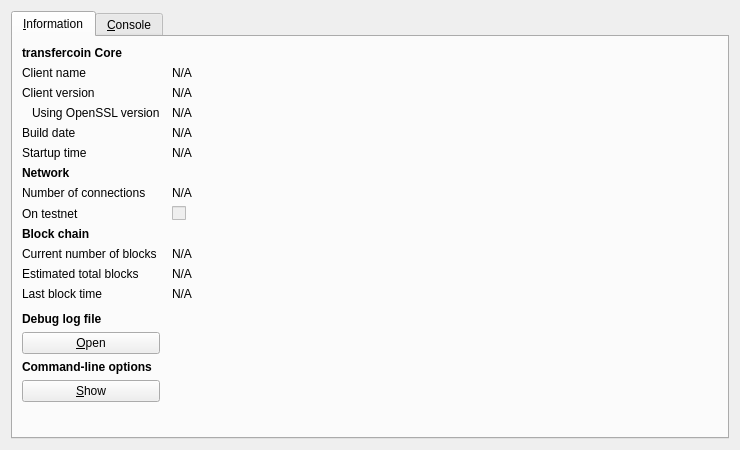
<?xml version="1.0" encoding="UTF-8"?>
<ui version="4.0">
 <class>RPCConsole</class>
 <widget class="QDialog" name="RPCConsole">
  <property name="geometry">
   <rect>
    <x>0</x>
    <y>0</y>
    <width>740</width>
    <height>450</height>
   </rect>
  </property>
  <property name="windowTitle">
   <string>transfercoin - Debug window</string>
  </property>
  <layout class="QVBoxLayout" name="verticalLayout_2">
   <item>
    <widget class="QTabWidget" name="tabWidget">
     <property name="currentIndex">
      <number>0</number>
     </property>
     <widget class="QWidget" name="tab_info">
      <attribute name="title">
       <string>&amp;Information</string>
      </attribute>
      <layout class="QGridLayout" name="gridLayout" columnstretch="0,1">
       <property name="horizontalSpacing">
        <number>12</number>
       </property>
       <item row="0" column="0">
        <widget class="QLabel" name="label_9">
         <property name="font">
          <font>
           <weight>75</weight>
           <bold>true</bold>
          </font>
         </property>
         <property name="text">
          <string>transfercoin Core</string>
         </property>
        </widget>
       </item>
       <item row="1" column="0">
        <widget class="QLabel" name="label_5">
         <property name="text">
          <string>Client name</string>
         </property>
        </widget>
       </item>
       <item row="1" column="1">
        <widget class="QLabel" name="clientName">
         <property name="cursor">
          <cursorShape>IBeamCursor</cursorShape>
         </property>
         <property name="text">
          <string>N/A</string>
         </property>
         <property name="textFormat">
          <enum>Qt::PlainText</enum>
         </property>
         <property name="textInteractionFlags">
          <set>Qt::LinksAccessibleByMouse|Qt::TextSelectableByKeyboard|Qt::TextSelectableByMouse</set>
         </property>
        </widget>
       </item>
       <item row="2" column="0">
        <widget class="QLabel" name="label_6">
         <property name="text">
          <string>Client version</string>
         </property>
        </widget>
       </item>
       <item row="2" column="1">
        <widget class="QLabel" name="clientVersion">
         <property name="cursor">
          <cursorShape>IBeamCursor</cursorShape>
         </property>
         <property name="text">
          <string>N/A</string>
         </property>
         <property name="textFormat">
          <enum>Qt::PlainText</enum>
         </property>
         <property name="textInteractionFlags">
          <set>Qt::LinksAccessibleByMouse|Qt::TextSelectableByKeyboard|Qt::TextSelectableByMouse</set>
         </property>
        </widget>
       </item>
       <item row="3" column="0">
        <widget class="QLabel" name="label_14">
         <property name="text">
          <string>Using OpenSSL version</string>
         </property>
         <property name="indent">
          <number>10</number>
         </property>
        </widget>
       </item>
       <item row="3" column="1">
        <widget class="QLabel" name="openSSLVersion">
         <property name="cursor">
          <cursorShape>IBeamCursor</cursorShape>
         </property>
         <property name="text">
          <string>N/A</string>
         </property>
         <property name="textFormat">
          <enum>Qt::PlainText</enum>
         </property>
         <property name="textInteractionFlags">
          <set>Qt::LinksAccessibleByMouse|Qt::TextSelectableByKeyboard|Qt::TextSelectableByMouse</set>
         </property>
        </widget>
       </item>
       <item row="4" column="0">
        <widget class="QLabel" name="label_12">
         <property name="text">
          <string>Build date</string>
         </property>
        </widget>
       </item>
       <item row="4" column="1">
        <widget class="QLabel" name="buildDate">
         <property name="cursor">
          <cursorShape>IBeamCursor</cursorShape>
         </property>
         <property name="text">
          <string>N/A</string>
         </property>
         <property name="textFormat">
          <enum>Qt::PlainText</enum>
         </property>
         <property name="textInteractionFlags">
          <set>Qt::LinksAccessibleByMouse|Qt::TextSelectableByKeyboard|Qt::TextSelectableByMouse</set>
         </property>
        </widget>
       </item>
       <item row="5" column="0">
        <widget class="QLabel" name="label_13">
         <property name="text">
          <string>Startup time</string>
         </property>
        </widget>
       </item>
       <item row="5" column="1">
        <widget class="QLabel" name="startupTime">
         <property name="cursor">
          <cursorShape>IBeamCursor</cursorShape>
         </property>
         <property name="text">
          <string>N/A</string>
         </property>
         <property name="textFormat">
          <enum>Qt::PlainText</enum>
         </property>
         <property name="textInteractionFlags">
          <set>Qt::LinksAccessibleByMouse|Qt::TextSelectableByKeyboard|Qt::TextSelectableByMouse</set>
         </property>
        </widget>
       </item>
       <item row="6" column="0">
        <widget class="QLabel" name="label_11">
         <property name="font">
          <font>
           <weight>75</weight>
           <bold>true</bold>
          </font>
         </property>
         <property name="text">
          <string>Network</string>
         </property>
        </widget>
       </item>
       <item row="7" column="0">
        <widget class="QLabel" name="label_7">
         <property name="text">
          <string>Number of connections</string>
         </property>
        </widget>
       </item>
       <item row="7" column="1">
        <widget class="QLabel" name="numberOfConnections">
         <property name="cursor">
          <cursorShape>IBeamCursor</cursorShape>
         </property>
         <property name="text">
          <string>N/A</string>
         </property>
         <property name="textFormat">
          <enum>Qt::PlainText</enum>
         </property>
         <property name="textInteractionFlags">
          <set>Qt::LinksAccessibleByMouse|Qt::TextSelectableByKeyboard|Qt::TextSelectableByMouse</set>
         </property>
        </widget>
       </item>
       <item row="8" column="0">
        <widget class="QLabel" name="label_8">
         <property name="text">
          <string>On testnet</string>
         </property>
        </widget>
       </item>
       <item row="8" column="1">
        <widget class="QCheckBox" name="isTestNet">
         <property name="enabled">
          <bool>false</bool>
         </property>
         <property name="text">
          <string/>
         </property>
        </widget>
       </item>
       <item row="9" column="0">
        <widget class="QLabel" name="label_10">
         <property name="font">
          <font>
           <weight>75</weight>
           <bold>true</bold>
          </font>
         </property>
         <property name="text">
          <string>Block chain</string>
         </property>
        </widget>
       </item>
       <item row="10" column="0">
        <widget class="QLabel" name="label_3">
         <property name="text">
          <string>Current number of blocks</string>
         </property>
        </widget>
       </item>
       <item row="10" column="1">
        <widget class="QLabel" name="numberOfBlocks">
         <property name="cursor">
          <cursorShape>IBeamCursor</cursorShape>
         </property>
         <property name="text">
          <string>N/A</string>
         </property>
         <property name="textFormat">
          <enum>Qt::PlainText</enum>
         </property>
         <property name="textInteractionFlags">
          <set>Qt::LinksAccessibleByMouse|Qt::TextSelectableByKeyboard|Qt::TextSelectableByMouse</set>
         </property>
        </widget>
       </item>
       <item row="11" column="0">
        <widget class="QLabel" name="label_4">
         <property name="text">
          <string>Estimated total blocks</string>
         </property>
        </widget>
       </item>
       <item row="11" column="1">
        <widget class="QLabel" name="totalBlocks">
         <property name="cursor">
          <cursorShape>IBeamCursor</cursorShape>
         </property>
         <property name="text">
          <string>N/A</string>
         </property>
         <property name="textFormat">
          <enum>Qt::PlainText</enum>
         </property>
         <property name="textInteractionFlags">
          <set>Qt::LinksAccessibleByMouse|Qt::TextSelectableByKeyboard|Qt::TextSelectableByMouse</set>
         </property>
        </widget>
       </item>
       <item row="12" column="0">
        <widget class="QLabel" name="label_2">
         <property name="text">
          <string>Last block time</string>
         </property>
        </widget>
       </item>
       <item row="12" column="1">
        <widget class="QLabel" name="lastBlockTime">
         <property name="cursor">
          <cursorShape>IBeamCursor</cursorShape>
         </property>
         <property name="text">
          <string>N/A</string>
         </property>
         <property name="textFormat">
          <enum>Qt::PlainText</enum>
         </property>
         <property name="textInteractionFlags">
          <set>Qt::LinksAccessibleByMouse|Qt::TextSelectableByKeyboard|Qt::TextSelectableByMouse</set>
         </property>
        </widget>
       </item>
       <item row="13" column="0">
        <spacer name="verticalSpacer_2">
         <property name="orientation">
          <enum>Qt::Vertical</enum>
         </property>
         <property name="sizeHint" stdset="0">
          <size>
           <width>20</width>
           <height>20</height>
          </size>
         </property>
        </spacer>
       </item>
       <item row="14" column="0">
        <widget class="QLabel" name="labelDebugLogfile">
         <property name="font">
          <font>
           <weight>75</weight>
           <bold>true</bold>
          </font>
         </property>
         <property name="text">
          <string>Debug log file</string>
         </property>
        </widget>
       </item>
       <item row="15" column="0">
        <widget class="QPushButton" name="openDebugLogfileButton">
         <property name="toolTip">
          <string>Open the transfercoin debug log file from the current data directory. This can take a few seconds for large log files.</string>
         </property>
         <property name="text">
          <string>&amp;Open</string>
         </property>
         <property name="autoDefault">
          <bool>false</bool>
         </property>
        </widget>
       </item>
       <item row="16" column="0">
        <widget class="QLabel" name="labelCLOptions">
         <property name="font">
          <font>
           <weight>75</weight>
           <bold>true</bold>
          </font>
         </property>
         <property name="text">
          <string>Command-line options</string>
         </property>
        </widget>
       </item>
       <item row="17" column="0">
        <widget class="QPushButton" name="showCLOptionsButton">
         <property name="toolTip">
          <string>Show the transfercoin-Qt help message to get a list with possible transfercoin command-line options.</string>
         </property>
         <property name="text">
          <string>&amp;Show</string>
         </property>
         <property name="autoDefault">
          <bool>false</bool>
         </property>
        </widget>
       </item>
       <item row="18" column="0">
        <spacer name="verticalSpacer">
         <property name="orientation">
          <enum>Qt::Vertical</enum>
         </property>
         <property name="sizeHint" stdset="0">
          <size>
           <width>20</width>
           <height>40</height>
          </size>
         </property>
        </spacer>
       </item>
      </layout>
     </widget>
     <widget class="QWidget" name="tab_console">
      <attribute name="title">
       <string>&amp;Console</string>
      </attribute>
      <layout class="QVBoxLayout" name="verticalLayout_3">
       <property name="spacing">
        <number>3</number>
       </property>
       <item>
        <widget class="QTextEdit" name="messagesWidget">
         <property name="minimumSize">
          <size>
           <width>0</width>
           <height>100</height>
          </size>
         </property>
         <property name="readOnly">
          <bool>true</bool>
         </property>
         <property name="tabKeyNavigation" stdset="0">
          <bool>false</bool>
         </property>
         <property name="columnCount" stdset="0">
          <number>2</number>
         </property>
        </widget>
       </item>
       <item>
        <layout class="QHBoxLayout" name="horizontalLayout">
         <property name="spacing">
          <number>3</number>
         </property>
         <item>
          <widget class="QLabel" name="label">
           <property name="text">
            <string notr="true">&gt;</string>
           </property>
          </widget>
         </item>
         <item>
          <widget class="QLineEdit" name="lineEdit"/>
         </item>
         <item>
          <widget class="QPushButton" name="clearButton">
           <property name="maximumSize">
            <size>
             <width>24</width>
             <height>24</height>
            </size>
           </property>
           <property name="toolTip">
            <string>Clear console</string>
           </property>
           <property name="text">
            <string/>
           </property>
           <property name="icon">
            <iconset resource="../bitcoin.qrc">
             <normaloff>:/icons/remove</normaloff>:/icons/remove</iconset>
           </property>
           <property name="shortcut">
            <string notr="true">Ctrl+L</string>
           </property>
           <property name="autoDefault">
            <bool>false</bool>
           </property>
          </widget>
         </item>
        </layout>
       </item>
      </layout>
     </widget>
    </widget>
   </item>
  </layout>
 </widget>
 <resources>
  <include location="../bitcoin.qrc"/>
 </resources>
 <connections/>
</ui>
